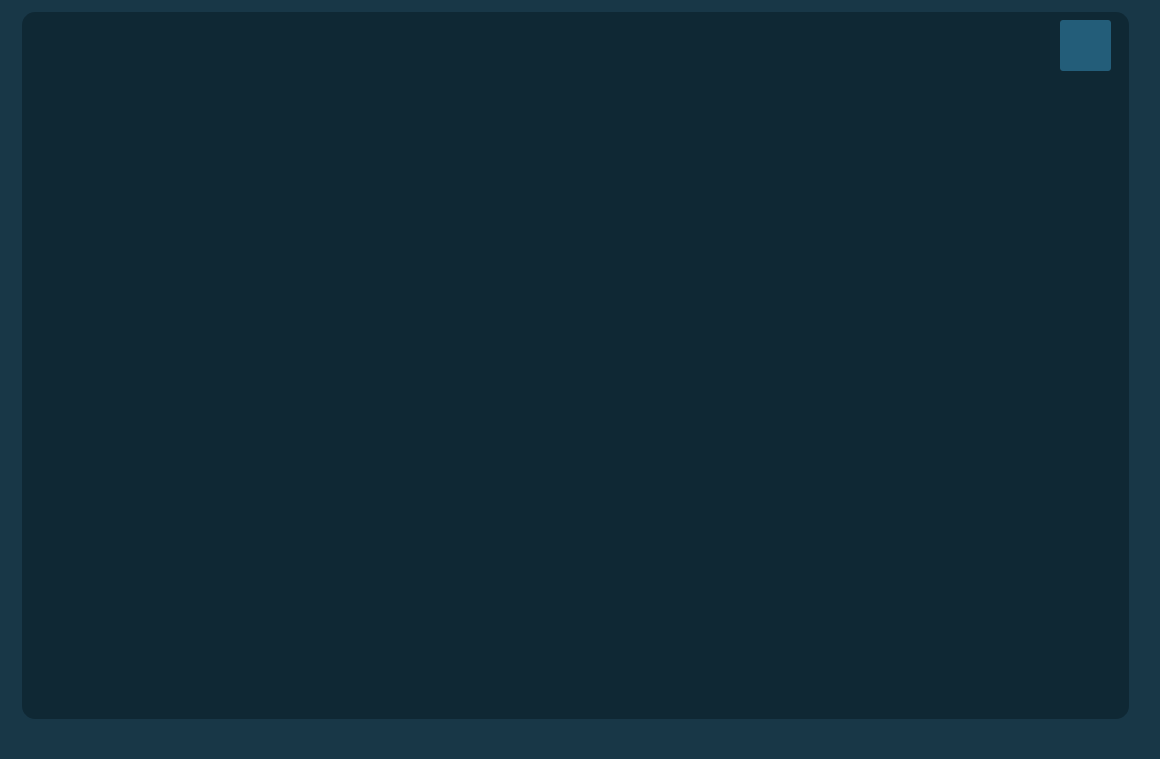
<?xml version="1.0" encoding="UTF-8"?>
<ui version="4.0">
 <class>MainWindow</class>
 <widget class="QMainWindow" name="MainWindow">
  <property name="geometry">
   <rect>
    <x>0</x>
    <y>0</y>
    <width>1160</width>
    <height>759</height>
   </rect>
  </property>
  <property name="windowTitle">
   <string>MainWindow</string>
  </property>
  <property name="styleSheet">
   <string notr="true">QWidget {
    background-color: #183747; /* Background color */
 
}</string>
  </property>
  <widget class="QWidget" name="centralwidget">
   <widget class="QWidget" name="Glue_widget" native="true">
    <property name="geometry">
     <rect>
      <x>20</x>
      <y>10</y>
      <width>1111</width>
      <height>711</height>
     </rect>
    </property>
    <property name="styleSheet">
     <string notr="true">QWidget {
    background-color: #0f2834; /* Background color */
    border-radius: 15px; /* Curved borders */
    border: 2px solid #183747; /* Matching the background color */
    min-width: 10px; /* Ensures it's square */
    min-height: 10px; /* Ensures it's square */
    box-shadow: 2px 2px 8px rgba(0, 0, 0, 0.7); /* 3D shadow effect */
}</string>
    </property>
    <widget class="QPushButton" name="snapshot_G1">
     <property name="geometry">
      <rect>
       <x>1040</x>
       <y>10</y>
       <width>51</width>
       <height>51</height>
      </rect>
     </property>
     <property name="cursor">
      <cursorShape>PointingHandCursor</cursorShape>
     </property>
     <property name="styleSheet">
      <string notr="true">QPushButton {
    background-color: #235d79;    
    border-radius: 3px;       
    border: none;         
    color: white;               

}

QPushButton:hover {
    background-color: #2e6d8e;    /* Slightly lighter blue when hovering */
}

QPushButton:pressed {
    background-color: #1b4b61;    /* Darker blue when pressed */
}</string>
     </property>
     <property name="text">
      <string/>
     </property>
     <property name="icon">
      <iconset>
       <disabledon>snapshot.png</disabledon>
      </iconset>
     </property>
     <property name="iconSize">
      <size>
       <width>50</width>
       <height>50</height>
      </size>
     </property>
    </widget>
   </widget>
  </widget>
  <widget class="QMenuBar" name="menubar">
   <property name="geometry">
    <rect>
     <x>0</x>
     <y>0</y>
     <width>1160</width>
     <height>21</height>
    </rect>
   </property>
  </widget>
  <widget class="QStatusBar" name="statusbar"/>
 </widget>
 <resources/>
 <connections/>
</ui>
